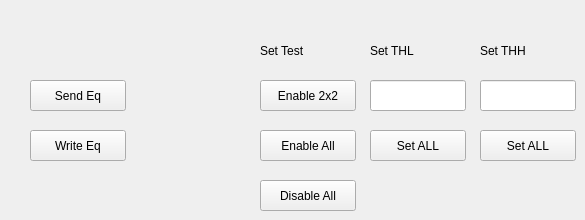
    <widget class="QWidget" name="Equalization">
     <attribute name="title">
      <string>Equalization</string>
     </attribute>
     <widget class="QPushButton" name="Send_Eq">
      <property name="geometry">
       <rect>
        <x>30</x>
        <y>80</y>
        <width>96</width>
        <height>31</height>
       </rect>
      </property>
      <property name="text">
       <string>Send Eq</string>
      </property>
     </widget>
     <widget class="QPushButton" name="Test_Bit_Disable">
      <property name="geometry">
       <rect>
        <x>260</x>
        <y>180</y>
        <width>96</width>
        <height>31</height>
       </rect>
      </property>
      <property name="text">
       <string>Disable All</string>
      </property>
     </widget>
     <widget class="QPushButton" name="Write_Eq">
      <property name="geometry">
       <rect>
        <x>30</x>
        <y>130</y>
        <width>96</width>
        <height>31</height>
       </rect>
      </property>
      <property name="text">
       <string>Write Eq</string>
      </property>
     </widget>
     <widget class="QLabel" name="Test_Bit">
      <property name="geometry">
       <rect>
        <x>260</x>
        <y>40</y>
        <width>91</width>
        <height>21</height>
       </rect>
      </property>
      <property name="text">
       <string>Set Test</string>
      </property>
     </widget>
     <widget class="QPushButton" name="Test_Bit_Enable">
      <property name="geometry">
       <rect>
        <x>260</x>
        <y>80</y>
        <width>96</width>
        <height>31</height>
       </rect>
      </property>
      <property name="text">
       <string>Enable 2x2</string>
      </property>
     </widget>
     <widget class="QLabel" name="Set_THL">
      <property name="geometry">
       <rect>
        <x>370</x>
        <y>40</y>
        <width>91</width>
        <height>21</height>
       </rect>
      </property>
      <property name="text">
       <string>Set THL</string>
      </property>
     </widget>
     <widget class="QPushButton" name="Set_THL_All">
      <property name="geometry">
       <rect>
        <x>370</x>
        <y>130</y>
        <width>96</width>
        <height>31</height>
       </rect>
      </property>
      <property name="text">
       <string>Set ALL</string>
      </property>
     </widget>
     <widget class="QLineEdit" name="THL_Input">
      <property name="geometry">
       <rect>
        <x>370</x>
        <y>80</y>
        <width>96</width>
        <height>31</height>
       </rect>
      </property>
      <property name="palette">
       <palette>
        <active>
         <colorrole role="Text">
          <brush brushstyle="SolidPattern">
           <color alpha="255">
            <red>255</red>
            <green>0</green>
            <blue>0</blue>
           </color>
          </brush>
         </colorrole>
        </active>
        <inactive>
         <colorrole role="Text">
          <brush brushstyle="SolidPattern">
           <color alpha="255">
            <red>255</red>
            <green>0</green>
            <blue>0</blue>
           </color>
          </brush>
         </colorrole>
        </inactive>
        <disabled>
         <colorrole role="Text">
          <brush brushstyle="SolidPattern">
           <color alpha="255">
            <red>159</red>
            <green>158</green>
            <blue>158</blue>
           </color>
          </brush>
         </colorrole>
        </disabled>
       </palette>
      </property>
      <property name="mouseTracking">
       <bool>false</bool>
      </property>
      <property name="acceptDrops">
       <bool>false</bool>
      </property>
      <property name="text">
       <string/>
      </property>
      <property name="maxLength">
       <number>3</number>
      </property>
     </widget>
     <widget class="QLabel" name="Set_THL_3">
      <property name="geometry">
       <rect>
        <x>480</x>
        <y>40</y>
        <width>91</width>
        <height>21</height>
       </rect>
      </property>
      <property name="text">
       <string>Set THH</string>
      </property>
     </widget>
     <widget class="QLineEdit" name="THH_Input">
      <property name="geometry">
       <rect>
        <x>480</x>
        <y>80</y>
        <width>96</width>
        <height>31</height>
       </rect>
      </property>
      <property name="palette">
       <palette>
        <active>
         <colorrole role="Text">
          <brush brushstyle="SolidPattern">
           <color alpha="255">
            <red>255</red>
            <green>0</green>
            <blue>0</blue>
           </color>
          </brush>
         </colorrole>
        </active>
        <inactive>
         <colorrole role="Text">
          <brush brushstyle="SolidPattern">
           <color alpha="255">
            <red>255</red>
            <green>0</green>
            <blue>0</blue>
           </color>
          </brush>
         </colorrole>
        </inactive>
        <disabled>
         <colorrole role="Text">
          <brush brushstyle="SolidPattern">
           <color alpha="255">
            <red>159</red>
            <green>158</green>
            <blue>158</blue>
           </color>
          </brush>
         </colorrole>
        </disabled>
       </palette>
      </property>
      <property name="mouseTracking">
       <bool>false</bool>
      </property>
      <property name="acceptDrops">
       <bool>false</bool>
      </property>
      <property name="text">
       <string/>
      </property>
      <property name="maxLength">
       <number>3</number>
      </property>
     </widget>
     <widget class="QPushButton" name="Set_THH_All">
      <property name="geometry">
       <rect>
        <x>480</x>
        <y>130</y>
        <width>96</width>
        <height>31</height>
       </rect>
      </property>
      <property name="text">
       <string>Set ALL</string>
      </property>
     </widget>
     <widget class="QPushButton" name="Enable_All_Test">
      <property name="geometry">
       <rect>
        <x>260</x>
        <y>130</y>
        <width>96</width>
        <height>31</height>
       </rect>
      </property>
      <property name="text">
       <string>Enable All</string>
      </property>
     </widget>
    </widget>
